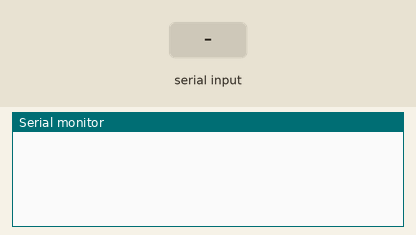
Bench run of a sketch on a simulated Arduino Uno, built with avr-gcc and run on an emulated ATmega328P. Parts: the last lines printed to the serial monitor. The test bench sets the inputs (shaded band).

Above: at 1.2 s.
1.3 s: "90,45\n" received over Serial
At 2.2 s:
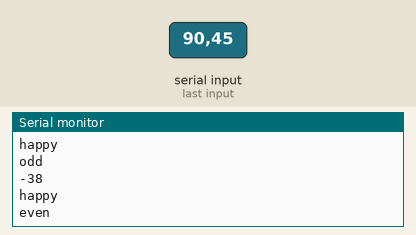
2.8 s: "7\n" received over Serial
4.3 s: byte 7 (7) received over Serial
At 4.7 s:
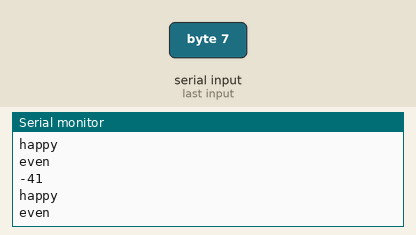
5.8 s: byte 9 (9) received over Serial
At 7.1 s:
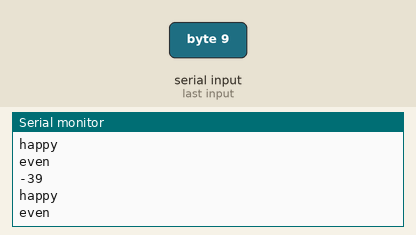
Timing chart, 0 to 8.3 s (numbered marks = the images above; inputs shaded):
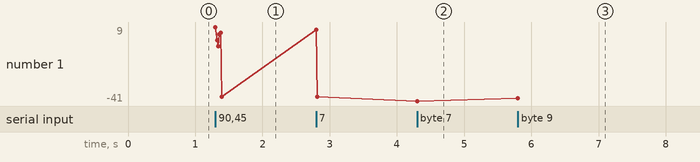

The sketch:

operator.ino
```cpp
void setup() {
  Serial.begin(9600);
}

void loop() {
  if (Serial.available()) {
    int val = Serial.read() - '0';
    Serial.println(val);

    Serial.println(
      val == 7 ? "lucky" : "happy"
    );

    if (val % 2 == 1) {
      Serial.println("odd");
    } else {
      Serial.println("even");
    }

    if (val == 9) {
      Serial.print("9x9=");
      val *= val;
      Serial.println(val);
    }

  }
}
```

Measured:
- after the input at 1.3 s, the serial monitor: prints a new line at once (image 1)
- after the input at 4.3 s, the serial monitor: prints a new line at once (image 2)
- after the input at 5.8 s, the serial monitor: prints a new line at once (image 3)
- plotted number 1: -38 → -41 after the input at 4.3 s, -41 → -39 after the input at 5.8 s
